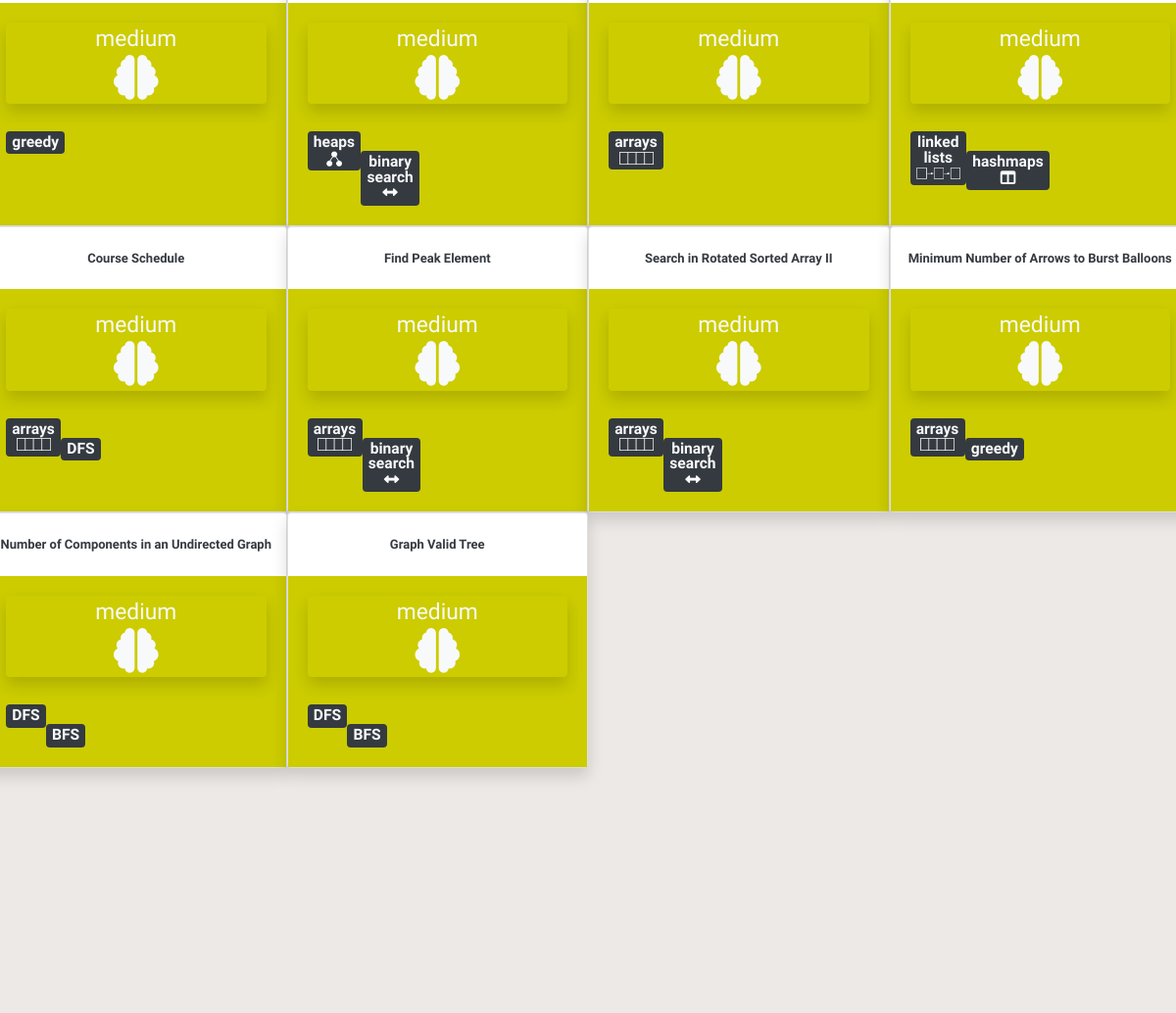
The page /questions/difficulty/medium/ (middle part) on the database as committed earlier.
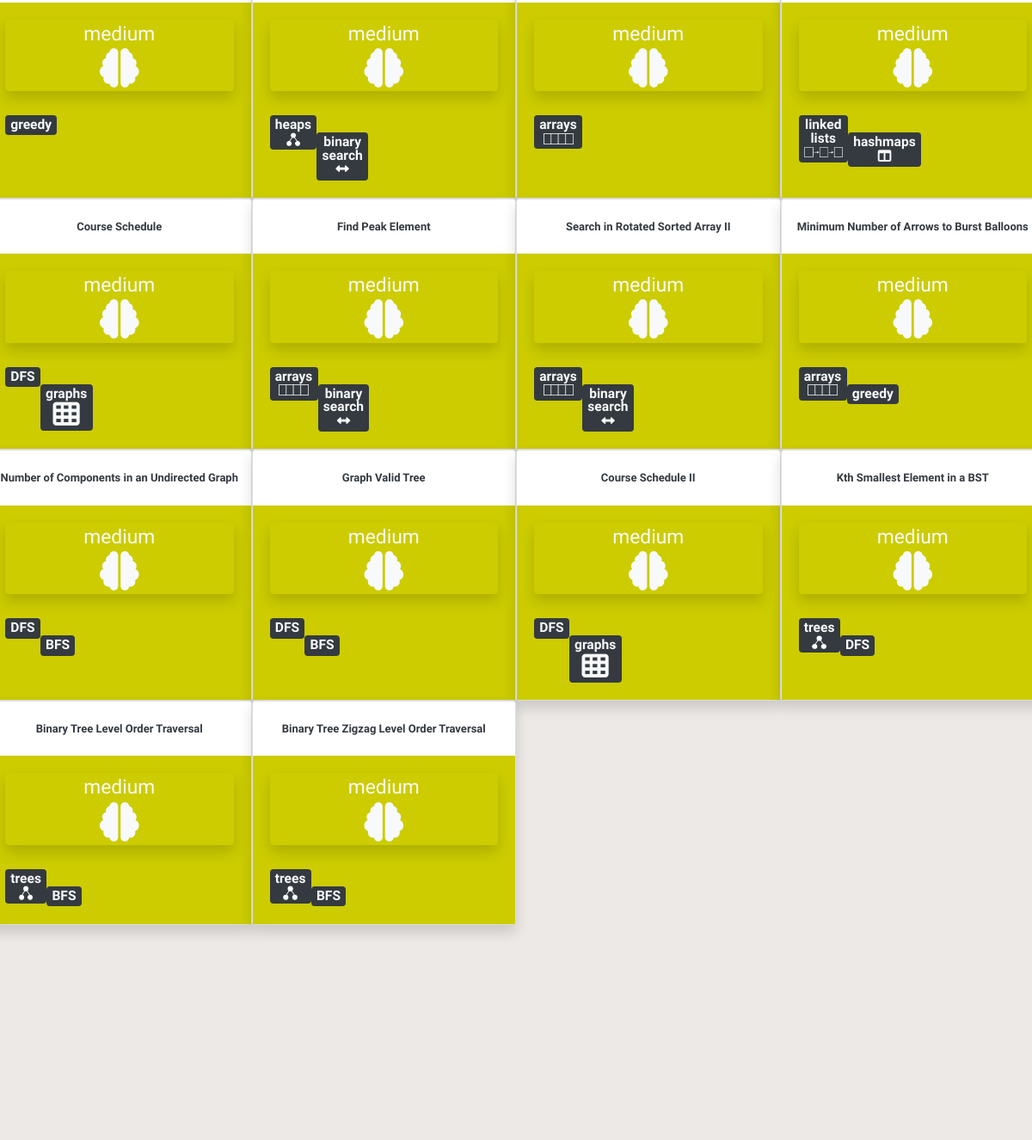
The same page on the database as committed later.
### blog/models.py (models this page shows, shortened)
class Post(models.Model):
    author = models.TextField()
    title = RichTextField()
    category = models.TextField(choices = CATEGORY_CHOICES, default = 'arrays')
    alt_category = models.TextField(choices = CATEGORY_CHOICES, blank=True, null = True)
    difficulty = models.TextField(choices = DIFFICULTY_CHOICES, default = 'easy')
    description = RichTextField()
    text = RichTextField()
    explanation = RichTextField()
    additional_notes = RichTextField(blank=True, null = True)
    published_date = models.DateTimeField(blank=True, null=True)

### blog/views.py (the view)
# urls.py: path('questions/difficulty/<str:difficulty>/', views.DifficultyPostListView.as_view(), name='difficulty_post_list'),
class DifficultyPostListView(ListView):
    model = Post
    def get_queryset(self, *args, **kwargs):
        difficulty = self.kwargs.get('difficulty')
        return Post.objects.filter(difficulty = difficulty)

### blog/static/templates/blog/post_list.html (shortened to what the changed rows need)
{% extends 'blog/base.html' %}
{% load static %}
{% block content %}
<div class="postlist col-md-12">
    {% if not post_list.count %}
    <h1 class = "counter my-5" align = "center">No Questions Found</h1>
    <br><br>
    {% elif post_list.count == 1 %}
    <h1 class = "counter my-3" align="center">{{post_list.count}} Question</h1>
    <br><br>
    {% else %}
    <br><br>
    {% endif %}
  <div class="row">
  {% for post in post_list %}
  <div class="card shadow" style="width: 25%">
    <br>
    <h3 align="center"><a class="check text-dark" style = "font-size:13px;" href="{% url 'post_detail' pk=post.pk %}">
      <b>{{ post.title|safe }}</b></a></h3>
    {% if post.difficulty == "easy" %}
    <div class="card-body" style="background-color: rgb(0,100,0)">
    {% elif post.difficulty == "medium" %}
    <div class="card-body" style="background-color: rgb(204,204,0)">
    {% elif post.difficulty == "hard" %}
    <div class="card-body" style="background-color: rgb(128,0,0)"">
    {% endif %}
      <div class="postdifficulty text-light shadow rounded"align="center">
        <a class="text-light" href="{% url 'difficulty_post_list' difficulty=post.difficulty %}">
        {{post.difficulty}}
        <br>
        {% if post.difficulty == "medium" %}
        <i class="fas fa-brain fa-2x"></i>
        {% elif post.difficulty == "hard" %}
        <i class="fas fa-brain fa-3x"></i>
        {% else %}
        <i class="fas fa-brain"></i>
        {% endif %}
        </a>
      </div>
      <br>
        <div class="category text-light badge badge-dark my-1">
        <a class="text-light" href="{% url 'category_post_list' category=post.category %}">
        {% if post.category == "linked lists" %}
        <h8>linked <br>lists</h8>
        {% elif post.category == "binary search" %}
        <h8>binary <br>search</h8>
        {% endif %}
        {% if post.category != "linked lists" and post.category != "binary search"%}
        <h8>{{post.category}}</h8>
        {% endif %}
        <br>
        {% if post.category == "linked lists" %}
        <img src="{% static 'images/thumbnail_image8.png' %}" width="45" height="12">
        {% elif post.category == "backtracking" %}
        <i class="fas fa-trash-restore"></i>
        {% elif post.category == "trees" %}
        <img src="{% static 'images/thumbnail_image5.png' %}" width="16.5" height="16.5">
        {% elif post.category == "arrays" %}
        <img src="{% static 'images/thumbnail_image7.png' %}" width="35" height="13">
        {% elif post.category == "strings" %}
        <p class= "my-1" style = "font-size: 9px; font: verdana;"><b>aabb123</b></p>
        {% elif post.category == "hashsets" %}
        <i class="fas fa-table"></i>
        {% elif post.category == "hashmaps" %}
        <i class="fas fa-columns"></i>
        {% elif post.category == "DP" %}
        <i class="my-1 fas fa-sort-amount-up"></i>
        {% elif post.category == "math" %}
        <i class="fas fa-calculator"></i>
        {% elif post.category == "graphs" %}
        <i class="fas fa-th"></i>
        {% elif post.category == "stacks" %}
        <i class="fas fa-angle-double-up"></i>
        {% elif post.category == "queues" %}
        <i class="fas fa-angle-double-right"></i>
        {% elif post.category == "recursion" %}
        <i class="fas fa-infinity"></i>
        {% elif post.category == "tries" %}
        <img src="{% static 'images/thumbnail_image6.png' %}" width="25.3" height="22">
        {% elif post.category == "binary" %}
        <p class= "my-1" style = "font-size: 8px; font: verdana;"><b>01101001</b></p>
        {% elif post.category == "binary search" %}
        <i class="fas fa-arrows-alt-h"></i>
        {% elif post.category == "heaps" %}
        <img src="{% static 'images/thumbnail_image5.png' %}" width="16.5" height="16.5">
        {% endif %}
        </a>
        </div>
        <br>
        {% if post.alt_category %}
        <div class="alt_category text-light badge badge-dark">
        {% else %}
        <div class="alt_category text-light">
        {% endif %}
        <a class="text-light" href="{% url 'category_post_list' category=post.alt_category %}">
          {% if post.alt_category == "linked lists" %}
          <h8>linked <br>lists</h8>
          {% elif post.alt_category == "binary search" %}
          <h8>binary <br>search</h8>
          {% endif %}
          {% if post.alt_category and post.alt_category != "linked lists" and post.alt_category != "binary search"%}
          <h8>{{post.alt_category}}</h8>
          {% endif %}
          <br>
        {% if post.alt_category == "linked lists" %}
        <img src="{% static 'images/thumbnail_image8.png' %}" width="45" height="12">
        {% elif post.alt_category == "backtracking" %}
        <i class="fas fa-trash-restore"></i>
        {% elif post.alt_category == "trees" %}
        <img src="{% static 'images/thumbnail_image5.png' %}" width="16.5" height="16.5">
        {% elif post.alt_category == "arrays" %}
        <img src="{% static 'images/thumbnail_image7.png' %}" width="35" height="13">
        {% elif post.alt_category == "hashmaps" %}
        <i class="fas fa-columns"></i>
        {% elif post.alt_category == "DP" %}
        <i class="my-1 fas fa-sort-amount-up"></i>
        {% elif post.alt_category == "math" %}
        <i class="fas fa-calculator"></i>
        {% elif post.alt_category == "graphs" %}
        <i class="fas fa-th fa-2x"></i>
        {% elif post.alt_category == "stacks" %}
        <i class="fas fa-angle-double-up"></i>
        {% elif post.alt_category == "queues" %}
        <i class="fas fa-angle-double-right"></i>
        {% elif post.alt_category == "strings" %}
        <p class= "my-1" style = "font-size: 9px; font: verdana;"><b>aabb123</b></p>
        {% elif post.alt_category == "hashsets" %}
        <i class="fas fa-table"></i>
        {% elif post.alt_category == "recursion" %}
        <i class="fas fa-infinity"></i>
        {% elif post.alt_category == "tries" %}
        <img src="{% static 'images/thumbnail_image6.png' %}" width="25.3" height="22">
        {% elif post.alt_category == "heaps" %}
        <img src="{% static 'images/thumbnail_image5.png' %}" width="16.5" height="16.5">
        {% elif post.alt_category == "binary" %}
        <p class= "my-1" style = "font-size: 9px; font: verdana;"><b>01101001</b></p>
        {% elif post.alt_category == "binary search" %}
        <i class="fas fa-arrows-alt-h"></i>
        {% endif %}
        </a>
        </div>
    </div>
  </div>
  {% endfor %}
  </div>
</div>
{% endblock %}

Rows that differ between the two databases and show on the page:
changed Post "Course Schedule": category "arrays" → "DFS"; alt_category "DFS" → "graphs"; category: picture removed
added Post: title "Course Schedule II", difficulty "medium", category "DFS", alt_category "graphs"
added Post: title "Kth Smallest Element in a BST", difficulty "medium", category "trees", alt_category "DFS"
added Post: title "Binary Tree Level Order Traversal", difficulty "medium", category "trees", alt_category "BFS"
added Post: title "Binary Tree Zigzag Level Order Traversal", difficulty "medium", category "trees", alt_category "BFS"
